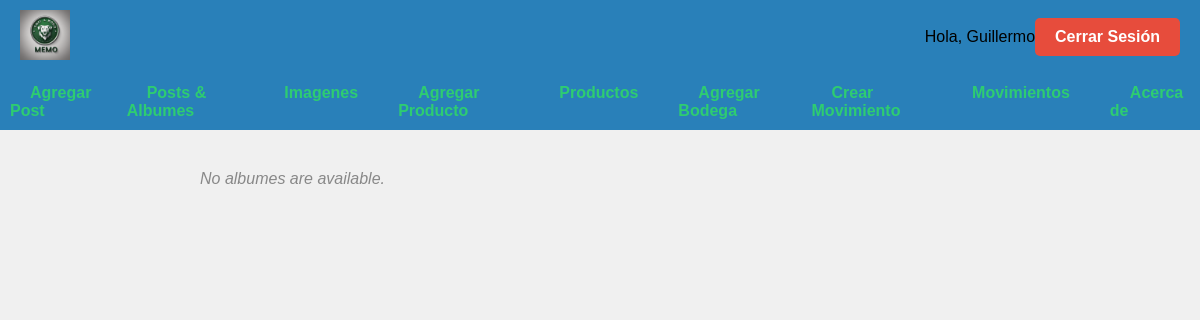
/albumes/movimientos (signed in), run on an earlier commit of the app's database.
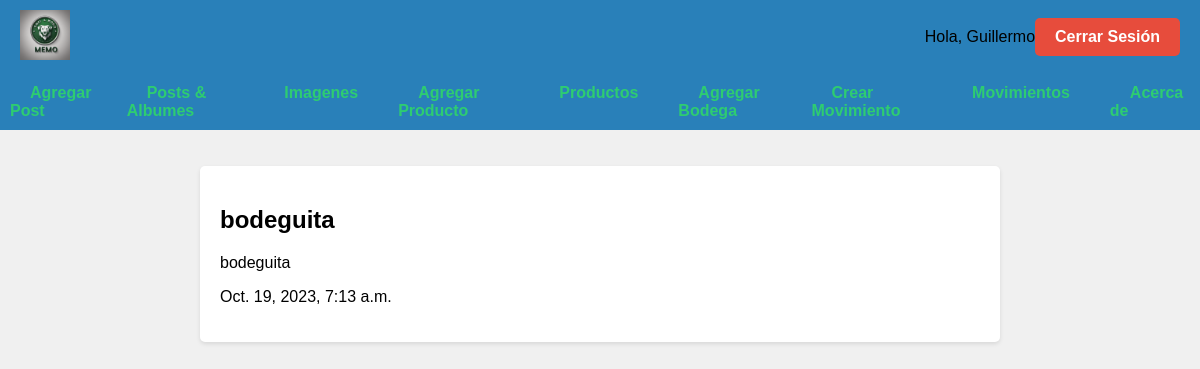
And on a later commit of the database.
### albumes/models.py (models this page shows, shortened)
class Movimiento(models.Model):
    bodega_origen = models.ForeignKey(Bodega, on_delete=models.CASCADE, related_name='movimientos_salida')
    bodega_destino = models.ForeignKey(Bodega, on_delete=models.CASCADE, related_name='movimientos_entrada')
    productos = models.ManyToManyField(Producto, through='DetalleMovimiento')
    fecha = models.DateTimeField(auto_now_add=True)

class Bodega(models.Model):
    nombre = models.CharField(max_length=100)
    direccion = models.CharField(max_length=100, default='Valor predeterminado')
    jefe_bodega = models.ForeignKey(User, on_delete=models.SET_NULL, null=True, blank=True)
    def __str__(self):
        return self.nombre

### albumes/views.py (the view)
# urls.py: path("movimientos", views.index_movs, name="index_movs"),
def index_movs(request):
    user_greeting = is_user_auth_for_greeting(request)  # Variable para almacenar el saludo del usuario
    latest_mov_list = None
    if user_greeting:
        latest_mov_list = Movimiento.objects.all
    template = loader.get_template("albumes/index_movs.html")
    context = {
        "latest_mov_list": latest_mov_list,
        "user_greeting": user_greeting, #Si user greeting is none desde front obligamos a generar la vista de los botones
    }
    return HttpResponse(template.render(context, request))

### albumes/views.py (called while the page is built)
def is_user_auth_for_greeting(request):
    if request.user.is_authenticated:
        user_greeting = f"Hola, {request.user.username}"
        return user_greeting
    return None

### albumes/templates/albumes/index_movs.html (shortened to what this page needs)
{% extends 'albumes/base.html' %}
{% block content %}
<!DOCTYPE html>
<html lang="es">
<head>
</head>
<body>
    {% if user_greeting%}
    <div class="container">
        {% if latest_mov_list %}
            <ul>
            {% for mov in latest_mov_list %}
                <li class="blog-entry">
                    <h2>{{ mov.bodega_origen }}</h2>
                    <p>{{ mov.bodega_destino }}</p>
                    <p>{{ mov.fecha }}</p>
                </li>
            {% endfor %}
            </ul>
        {% else %}
            <p class="no-entries">No albumes are available.</p>
        {% endif %}
    </div>
    {% else %}
    <div class="container">
        <h2>User Not Autenticated</h2>
    </div>
    {% endif %}
</body>
</html>
{% endblock %}

### albumes/templates/albumes/base.html (shortened to what this page needs)
{% load static %}
<!DOCTYPE html>
<html lang="es">
<head>
</head>
<body>
    <div class="header">
        <div class="logo">
            <img src="{% static 'green_memo.png' %}" alt="Mi Logo">
        </div>
        <div class="header_login">
            {% if user_greeting %}
                <p>{{ user_greeting }}</p>
                <a href="/albumes/logout" class="logout-button">Cerrar Sesión</a>
            {% else %}
                <a href="/albumes/login" class="login-button">Iniciar Sesión</a>
                <a href="/albumes/register" class="login-button">Registrarse</a>
            {% endif %}
        </div>
    </div>
    <nav>
        {% if user_greeting %}
        <div class="navegation">
            <ul>
                <li>
                    <a href="/albumes/crear_post">Agregar Post</a>
                </li>
                <li>
                    <a href="/albumes">Posts & Albumes</a>
                </li>
                <li>
                    <a href="/albumes/imagenes">Imagenes</a>
                </li>
                <li>
                    <a href="/albumes/crear_producto">Agregar Producto</a>
                </li>
                <li>
                    <a href="/albumes/productos">Productos</a>
                </li>
                <li>
                    <a href="/albumes/crear_bodega">Agregar Bodega</a>
                </li>
                <li>
                    <a href="/albumes/crear_movimiento">Crear Movimiento</a>
                </li>
                <li>
                    <a href="/albumes/movimientos">Movimientos</a>
                </li>
                <li>
                    <a href="/albumes/about">Acerca de</a>
                </li>
            </ul>
        </div>
        {% endif %}
    </nav>
{% block content %}
{% endblock %}
</body>
</html>

### albumes/templates/albumes/base.html (style rules this page uses)
body { background-image: url('https://media.istockphoto.com/id/1197037573/vector/pet-store-illustration.jpg?s=612x612&w=0&k=20&c=YS-q7g1H_t21ZtAsnD3LU29jyiyTaasKOVfdYCoUdKg='); background-size: cover; background-repeat: no-repeat; background-attachment: fixed; margin: 0; padding: 0; }
.header { background-color: #2980b9; display: flex; justify-content: space-between; align-items: center; padding: 10px 20px; }
.logo img { max-height: 50px; }
.header_login { display: flex; align-items: center; }
nav { background-color: #2980b9; }
.navegation ul { list-style: none; padding: 0; margin: 0; display: flex; justify-content: center; }
.navegation li { margin: 10px; }
.navegation a { text-decoration: none; color: #2ecc71; font-weight: bold; padding: 10px 20px; border-radius: 5px; transition: background-color 0.3s ease; }
.logout-button { background-color: #e74c3c; color: #ffffff; border: none; border-radius: 5px; padding: 10px 20px; font-weight: bold; text-decoration: none; transition: background-color 0.3s ease; }

### albumes/templates/albumes/index_movs.html (style rules this page uses)
body { background-color: #f0f0f0; font-family: Arial, sans-serif; margin: 0; padding: 0; }
.container { max-width: 800px; margin: 0 auto; padding: 20px; }
ul { list-style: none; padding: 0; }
.blog-entry { background-color: #fff; margin: 10px 0; padding: 20px; border-radius: 5px; box-shadow: 0 2px 4px rgba(0, 0, 0, 0.1); }

What changed in the data, as far as the page shows it:
added Movimiento: bodega_origen "bodeguita", bodega_destino "bodeguita", fecha "Oct. 19, 2023, 7:13 a.m."
Also different on the page:
text no longer shown: "No albumes are available."
